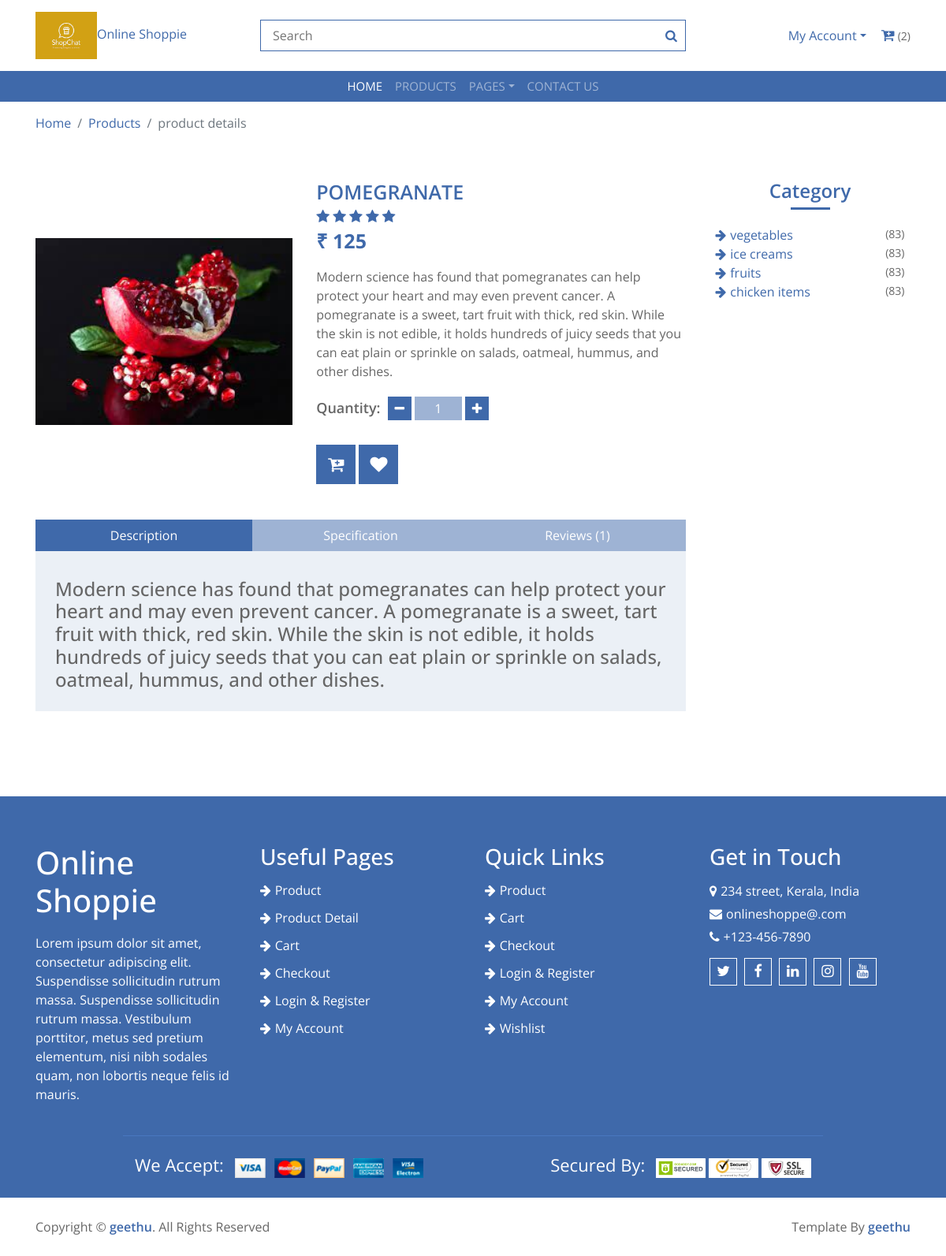
Screenshot of /productdetail/1 (signed in) with the database file from the repository.
### home_app/models.py (models this page shows, shortened)
class Product(models.Model):
    category=models.ForeignKey(Category,on_delete=models.CASCADE,default=True,null=False)
    name=models.CharField(max_length=250,unique=True)
    slug=models.SlugField(max_length=250,unique=True)
    img=models.ImageField(upload_to='products')
    desc=models.TextField()
    stock=models.IntegerField()
    available=models.BooleanField()
    price=models.IntegerField()
    class Meta:
        ordering=('-name',)

class Category(models.Model):
    name=models.CharField(max_length=250,unique=True,db_index=True)
    slug=models.SlugField(max_length=250,unique=True)
    img=models.ImageField(upload_to='category')
    class Meta:
        ordering = ('-name',)
        verbose_name = 'category'
        verbose_name_plural = 'categories'

### home_app/views.py (the view)
# urls.py: path('productdetail/<int:id>', views.productdetail, name='productdetail'),
def productdetail(request, id):
    cart_items = CartItem.objects.filter(user=request.user)
    total_items = sum(item.quantity for item in cart_items)
    cat=Category.objects.all()
    prodetail =Product.objects.get(id=id)
    return render(request, 'product-detail.html', {'prodetail': prodetail,'cat':cat,'total_items':total_items})

### templates/product-detail.html (shortened to what this page needs)
{% load static %}
<!DOCTYPE html>
<html lang="en">
<head>
    <link href="https://stackpath.bootstrapcdn.com/bootstrap/4.4.1/css/bootstrap.min.css" rel="stylesheet">
    <link href="https://stackpath.bootstrapcdn.com/font-awesome/4.7.0/css/font-awesome.min.css" rel="stylesheet">
    <link href="{% static 'lib/slick/slick.css' %}" rel="stylesheet">
    <link href="{% static 'lib/slick/slick-theme.css' %}" rel="stylesheet">
    <link href="{% static 'css/style.css' %}" rel="stylesheet">
</head>
<body>
<div class="top-header">
    <div class="container">
        <div class="row align-items-center">
            <div class="col-md-3">
                <div class="logo">
                    <a href="" class="text-center">
                        <img src="{% static 'img/logo.jpg' %}" alt="Logo">Online Shoppie
                    </a>
                </div>
            </div>
            <div class="col-md-6">
                <div class="search">
                    <input type="text" placeholder="Search">
                    <button><i class="fa fa-search"></i></button>
                </div>
            </div>
            <div class="col-md-3">
                <div class="user">
                    <div class="dropdown">
                        <a href="#" class="dropdown-toggle" data-toggle="dropdown">My Account</a>
                    </div>
                    <div class="cart">
                        <i class="fa fa-cart-plus"></i>
                        <span>({{ total_items }})</span>
                    </div>
                </div>
            </div>
        </div>
    </div>
</div>
<div class="header">
    <div class="container">
        <nav class="navbar navbar-expand-md bg-dark navbar-dark">
            <div class="collapse navbar-collapse justify-content-between" id="navbarCollapse">
                <div class="navbar-nav m-auto">
                    <a href="{% url 'home' %}" class="nav-item nav-link active">Home</a>
                    <a href="{% url 'showall_product' %}" class="nav-item nav-link">Products</a>
                    <div class="nav-item dropdown">
                        <a href="#" class="nav-link dropdown-toggle" data-toggle="dropdown">Pages</a>
                    </div>
                    <a href="{% url 'contact' %}" class="nav-item nav-link">Contact Us</a>
                </div>
            </div>
        </nav>
    </div>
</div>
<div class="breadcrumb-wrap">
    <div class="container">
        <ul class="breadcrumb">
            <li class="breadcrumb-item"><a href="home">Home</a></li>
            <li class="breadcrumb-item"><a href="productlist">Products</a></li>
            <li class="breadcrumb-item active">product details</li>
        </ul>
    </div>
</div>
<div class="product-detail">
    <div class="container">
        <div class="row">
            <div class="col-lg-9">
                <div class="row align-items-center product-detail-top">
                    <div class="col-md-5">
                        <div class="product-slider-single">
                            <img src="{{prodetail.img.url}}" alt="Product Image">
                        </div>
                    </div>
                    <div class="col-md-7">
                        <div class="product-content">
                            <div class="title text-uppercase"><h2>{{prodetail.name}}</h2></div>
                            <div class="ratting">
                                <i class="fa fa-star"></i>
                                <i class="fa fa-star"></i>
                                <i class="fa fa-star"></i>
                                <i class="fa fa-star"></i>
                                <i class="fa fa-star"></i>
                            </div>
                            <div class="price">₹ {{prodetail.price}}</div>
                            <div class="details">
                                <p>
                                    {{prodetail.desc}}
                                </p>
                            </div>
                            <div class="quantity">
                                <h4>Quantity:</h4>
                                <div class="qty">
                                    <form action="{% url 'update_cart' prodetail.pk %}" method="post">
                                        <button class="btn-minus"><i class="fa fa-minus"></i></button>
                                        <input type="text" value="1" name="quantity">
                                        <button class="btn-plus"><i class="fa fa-plus"></i></button>
                                </div>
                            </div>
                            <div class="action">
                                {% if user.is_authenticated %}
                                <a href="{% url 'add_to_cart' prodetail.pk %}"><i class="fa fa-cart-plus"></i></a>
                                <a href="{% url 'add_to_wishlist' prodetail.pk %}"><i class="fa fa-heart"></i></a>
                                {% endif %}
                            </div>
                        </div>
                    </div>
                </div>
                <div class="row product-detail-bottom">
                    <div class="col-lg-12">
                        <ul class="nav nav-pills nav-justified">
                            <li class="nav-item">
                                <a class="nav-link active" data-toggle="pill" href="#description">Description</a>
                            </li>
                            <li class="nav-item">
                                <a class="nav-link" data-toggle="pill" href="#specification">Specification</a>
                            </li>
                            <li class="nav-item">
                                <a class="nav-link" data-toggle="pill" href="#reviews">Reviews (1)</a>
                            </li>
                        </ul>
                        <div class="tab-content">
                            <div id="description" class="container tab-pane active"><br>
                                <h4>{{prodetail.desc}}</h4>
                            </div>
                        </div>
                    </div>
                </div>
            </div>
            <div class="col-lg-3">
                <div class="sidebar-widget category">
                    <h2 class="title">Category</h2>
                    {% for c in cat %}
                    <ul>
                        <li class="text-lowercase"><a href="#">{{c.name}}</a><span>(83)</span></li>
                    </ul>
                    {% endfor %}
                </div>
            </div>
        </div>
    </div>
</div>
<br><br>
<div class="footer">
    <div class="container-fluid">
        <div class="row">
            <div class="col-lg-3 col-md-6">
                <div class="footer-widget">
                    <h1>Online Shoppie</h1>
                    <p>
                        Lorem ipsum dolor sit amet, consectetur adipiscing elit. Suspendisse sollicitudin rutrum
                        massa. Suspendisse sollicitudin rutrum massa. Vestibulum porttitor, metus sed pretium
                        elementum, nisi nibh sodales quam, non lobortis neque felis id mauris.
                    </p>
                </div>
            </div>
            <div class="col-lg-3 col-md-6">
                <div class="footer-widget">
                    <h3 class="title">Useful Pages</h3>
                    <ul>
                        <li><a href="product.html">Product</a></li>
                        <li><a href="product-detail.html">Product Detail</a></li>
                        <li><a href="cart.html">Cart</a></li>
                        <li><a href="checkout.html">Checkout</a></li>
                        <li><a href="login.html">Login & Register</a></li>
                        <li><a href="my-account.html">My Account</a></li>
                    </ul>
                </div>
            </div>
            <div class="col-lg-3 col-md-6">
                <div class="footer-widget">
                    <h3 class="title">Quick Links</h3>
                    <ul>
                        <li><a href="product.html">Product</a></li>
                        <li><a href="cart.html">Cart</a></li>
                        <li><a href="checkout.html">Checkout</a></li>
                        <li><a href="login.html">Login & Register</a></li>
                        <li><a href="my-account.html">My Account</a></li>
                        <li><a href="wishlist.html">Wishlist</a></li>
                    </ul>
                </div>
            </div>
            <div class="col-lg-3 col-md-6">
                <div class="footer-widget">
                    <h3 class="title">Get in Touch</h3>
                    <div class="contact-info">
                        <p><i class="fa fa-map-marker"></i>234 street, Kerala, India</p>
                        <p><i class="fa fa-envelope"></i>onlineshoppe@.com</p>
                        <p><i class="fa fa-phone"></i>+123-456-7890</p>
                        <div class="social">
                            <a href=""><i class="fa fa-twitter"></i></a>
                            <a href=""><i class="fa fa-facebook"></i></a>
                            <a href=""><i class="fa fa-linkedin"></i></a>
                            <a href=""><i class="fa fa-instagram"></i></a>
                            <a href=""><i class="fa fa-youtube"></i></a>
                        </div>
                    </div>
                </div>
            </div>
        </div>
        <div class="row payment">
            <div class="col-md-6">
                <div class="payment-method">
                    <p>We Accept:</p>
                    <img src="{% static 'img/payment-method.png' %}" alt="Payment Method"/>
                </div>
            </div>
            <div class="col-md-6">
                <div class="payment-security">
                    <p>Secured By:</p>
                    <img src="{% static 'img/godaddy.svg' %}" alt="Payment Security"/>
                    <img src="{% static 'img/norton.svg' %}" alt="Payment Security"/>
                    <img src="{% static 'img/ssl.svg' %}" alt="Payment Security"/>
                </div>
            </div>
        </div>
    </div>
</div>
<div class="footer-bottom">
    <div class="container">
        <div class="row">
            <div class="col-md-6 copyright">
                <p>Copyright &copy; <a href="">geethu</a>. All Rights Reserved</p>
            </div>
            <div class="col-md-6 template-by">
                <p>Template By <a href="">geethu</a></p>
            </div>
        </div>
    </div>
</div>
</body>
</html>

### rows the page displays
Product: img (picture), name "POMEGRANATE", price "125", desc "Modern science has found that pomegranates can help protect your heart and may even prevent cancer. A pomegranate is a sweet, tart fruit with thick, red skin. While the skin is not edible, it holds hundreds of juicy seeds that you can eat plain or sprinkle on salads, oatmeal, hummus, and other dishes."
Category: name "vegetables"
Category: name "ice creams"
Category: name "fruits"
Category: name "chicken items"

### other values shown
{{ total_items }} "2"
